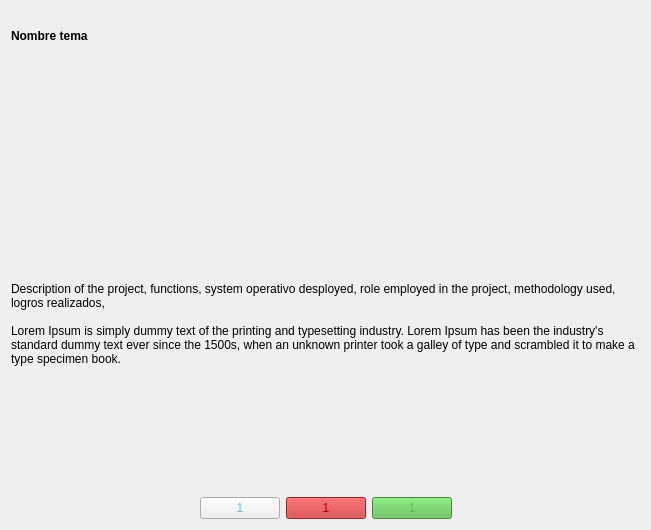
              <widget class="QWidget" name="scrollAreaWidgetContents_5">
               <property name="geometry">
                <rect>
                 <x>0</x>
                 <y>0</y>
                 <width>651</width>
                 <height>530</height>
                </rect>
               </property>
               <layout class="QVBoxLayout" name="verticalLayout">
                <item>
                 <widget class="QLabel" name="label_teoria_name_tema_2">
                  <property name="maximumSize">
                   <size>
                    <width>16777215</width>
                    <height>50</height>
                   </size>
                  </property>
                  <property name="font">
                   <font>
                    <weight>75</weight>
                    <bold>true</bold>
                   </font>
                  </property>
                  <property name="styleSheet">
                   <string notr="true"/>
                  </property>
                  <property name="text">
                   <string>Nombre tema</string>
                  </property>
                 </widget>
                </item>
                <item>
                 <widget class="QLabel" name="image_teoria_tema_2">
                  <property name="sizePolicy">
                   <sizepolicy hsizetype="Preferred" vsizetype="Preferred">
                    <horstretch>0</horstretch>
                    <verstretch>0</verstretch>
                   </sizepolicy>
                  </property>
                  <property name="minimumSize">
                   <size>
                    <width>64</width>
                    <height>0</height>
                   </size>
                  </property>
                  <property name="maximumSize">
                   <size>
                    <width>600</width>
                    <height>250</height>
                   </size>
                  </property>
                  <property name="styleSheet">
                   <string notr="true">border-radius: 15px;
margin: 15px;

</string>
                  </property>
                  <property name="text">
                   <string/>
                  </property>
                  <property name="pixmap">
                   <pixmap>../src/images/image_teoria.jpg</pixmap>
                  </property>
                  <property name="scaledContents">
                   <bool>true</bool>
                  </property>
                  <property name="alignment">
                   <set>Qt::AlignCenter</set>
                  </property>
                 </widget>
                </item>
                <item>
                 <widget class="QLabel" name="label_teoria_descripcion_tema_9">
                  <property name="autoFillBackground">
                   <bool>false</bool>
                  </property>
                  <property name="styleSheet">
                   <string notr="true">QLabel{
	qproperty-geometry: rect(200 30 500 150);
}</string>
                  </property>
                  <property name="text">
                   <string>Description of the project, functions, system operativo desployed, role employed in the project, methodology used, logros realizados,

Lorem Ipsum is simply dummy text of the printing and typesetting industry. Lorem Ipsum has been the industry's standard dummy text ever since the 1500s, when an unknown printer took a galley of type and scrambled it to make a type specimen book.</string>
                  </property>
                  <property name="scaledContents">
                   <bool>true</bool>
                  </property>
                  <property name="alignment">
                   <set>Qt::AlignLeading|Qt::AlignLeft|Qt::AlignTop</set>
                  </property>
                  <property name="wordWrap">
                   <bool>true</bool>
                  </property>
                 </widget>
                </item>
                <item>
                 <layout class="QGridLayout" name="gridLayout_2">
                  <item row="0" column="0">
                   <spacer name="horizontalSpacer_2">
                    <property name="orientation">
                     <enum>Qt::Horizontal</enum>
                    </property>
                    <property name="sizeHint" stdset="0">
                     <size>
                      <width>40</width>
                      <height>20</height>
                     </size>
                    </property>
                   </spacer>
                  </item>
                  <item row="0" column="4">
                   <spacer name="horizontalSpacer">
                    <property name="orientation">
                     <enum>Qt::Horizontal</enum>
                    </property>
                    <property name="sizeHint" stdset="0">
                     <size>
                      <width>40</width>
                      <height>20</height>
                     </size>
                    </property>
                   </spacer>
                  </item>
                  <item row="0" column="1">
                   <widget class="QPushButton" name="button_material_pro_crear">
                    <property name="styleSheet">
                     <string notr="true">color: rgb(96, 189, 218);</string>
                    </property>
                    <property name="text">
                     <string>1</string>
                    </property>
                    <property name="icon">
                     <iconset>
                      <normaloff>../src/icons/icon_home.png</normaloff>../src/icons/icon_home.png</iconset>
                    </property>
                    <property name="iconSize">
                     <size>
                      <width>30</width>
                      <height>45</height>
                     </size>
                    </property>
                   </widget>
                  </item>
                  <item row="0" column="3">
                   <widget class="QPushButton" name="button_teoria_pro_editar_4">
                    <property name="styleSheet">
                     <string notr="true">background-color: rgb(86, 188, 75);
color: rgb(86, 188, 75);
qproperty-geometry: rect(290 210 80 30);</string>
                    </property>
                    <property name="text">
                     <string>1</string>
                    </property>
                    <property name="icon">
                     <iconset>
                      <normaloff>../src/icons/icon_home.png</normaloff>../src/icons/icon_home.png</iconset>
                    </property>
                    <property name="iconSize">
                     <size>
                      <width>30</width>
                      <height>45</height>
                     </size>
                    </property>
                   </widget>
                  </item>
                  <item row="0" column="2">
                   <widget class="QPushButton" name="button_teoria_ingresar_4">
                    <property name="styleSheet">
                     <string notr="true">background-color: rgb(195, 44, 45);
color: rgb(170, 0, 0);</string>
                    </property>
                    <property name="text">
                     <string>1</string>
                    </property>
                    <property name="icon">
                     <iconset>
                      <normaloff>../src/icons/icon_home.png</normaloff>../src/icons/icon_home.png</iconset>
                    </property>
                    <property name="iconSize">
                     <size>
                      <width>30</width>
                      <height>45</height>
                     </size>
                    </property>
                   </widget>
                  </item>
                 </layout>
                </item>
               </layout>
              </widget>
